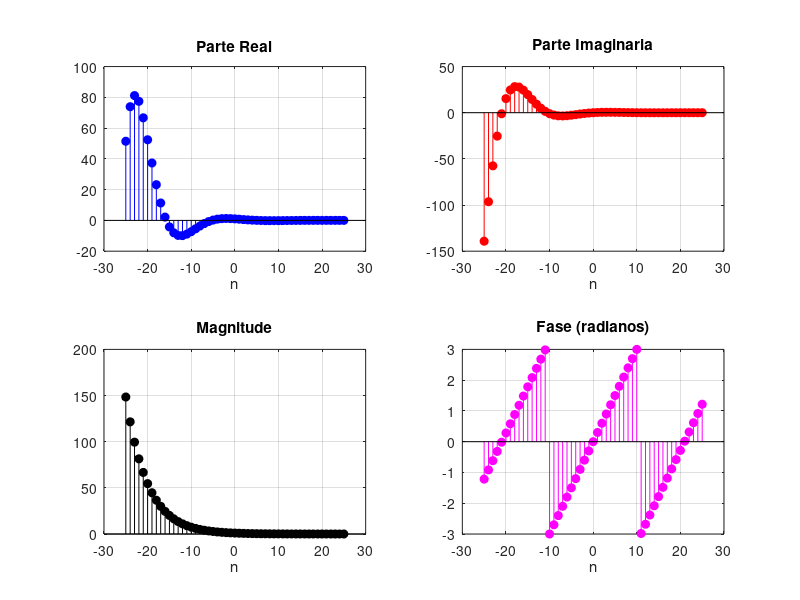

Write MATLAB code to recreate this figure.
% Lab_02 - Parte IV
clear all; close all; clc;

n = -25:25;
x = exp((-0.2 + 0.3j) * n);

figure('Name', 'Parte IV', 'Position', [100 100 800 600]);

subplot(2,2,1);
stem(n, real(x), 'filled', 'b');
title('Parte Real'); xlabel('n'); grid on;

subplot(2,2,2);
stem(n, imag(x), 'filled', 'r');
title('Parte Imaginaria'); xlabel('n'); grid on;

subplot(2,2,3);
stem(n, abs(x), 'filled', 'k');
title('Magnitude'); xlabel('n'); grid on;

subplot(2,2,4);
stem(n, angle(x), 'filled', 'm');
title('Fase (radianos)'); xlabel('n'); grid on;

print('../figuras/parte4.png', '-dpng');
